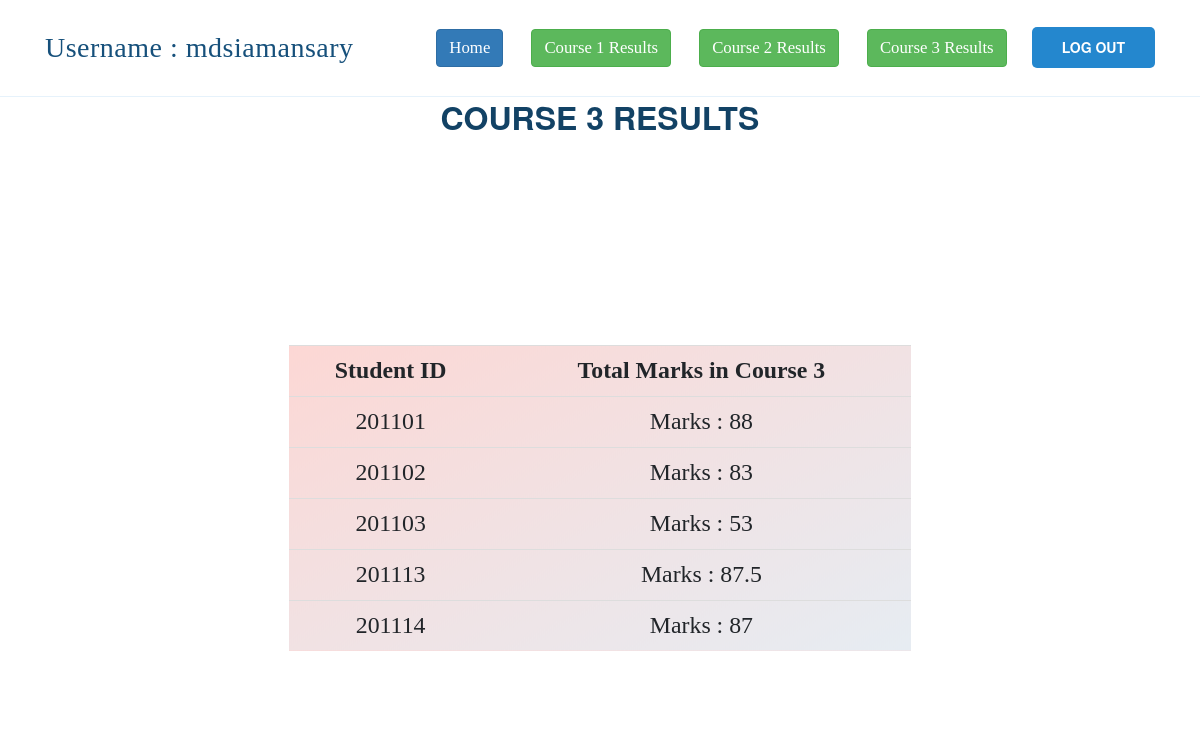
Screenshot of /coursethreeresults.php (signed in) with the database file from the repository.
### tables this page shows
CREATE TABLE `teachers_table` (
  `name` varchar(100) NOT NULL,
  `username` varchar(100) NOT NULL,
  `password` varchar(1000) NOT NULL,
  `email` varchar(100) NOT NULL
);

CREATE TABLE `marks_table` (
  `studentid` varchar(100) NOT NULL,
  `course1quizteacher1` varchar(100) NOT NULL,
  `course1finalteacher1` varchar(100) NOT NULL,
  `course1quizteacher2` varchar(100) NOT NULL,
  `course1finalteacher2` varchar(100) NOT NULL,
  `course2quizteacher1` varchar(100) NOT NULL,
  `course2finalteacher1` varchar(100) NOT NULL,
  `course2quizteacher2` varchar(100) NOT NULL,
  `course2finalteacher2` varchar(100) NOT NULL,
  `course3quizteacher1` varchar(100) NOT NULL,
  `course3finalteacher1` varchar(100) NOT NULL,
  `course3quizteacher2` varchar(100) NOT NULL,
  `course3finalteacher2` varchar(100) NOT NULL
);

### coursethreeresults.php (the view, shortened to what this page needs)
<?php
$user = $_SESSION['username'];
include_once('dbcon.php');
?>
<!DOCTYPE html>
<html lang="en">
<head>
  <link href="assets/vendor/bootstrap/css/bootstrap.min.css" rel="stylesheet">
  <link href="assets/vendor/icofont/icofont.min.css" rel="stylesheet">
  <link href="assets/vendor/boxicons/css/boxicons.min.css" rel="stylesheet">
  <link href="assets/vendor/remixicon/remixicon.css" rel="stylesheet">
  <link href="assets/vendor/venobox/venobox.css" rel="stylesheet">
  <link href="assets/vendor/owl.carousel/assets/owl.carousel.min.css" rel="stylesheet">
  <link href="assets/vendor/aos/aos.css" rel="stylesheet">
  <link href="assets/css/style.css" rel="stylesheet">
  <link href="//netdna.bootstrapcdn.com/bootstrap/3.0.0/css/bootstrap.min.css" rel="stylesheet" id="bootstrap-css">
</head>
<body>
  <header id="header" class="fixed-top">
    <div class="container d-flex align-items-center">
      <h1 style="font-family: LORA" class="logo mr-auto">
        <a href="home.php">
        <?php
          $con=mysqli_connect("127.0.0.1","root","","resultsubmissionfordualexaminar");
          $query="Select * from teachers_table where username='$user'";
          $result= mysqli_query($con,$query);
          while($row = mysqli_fetch_array($result))
          {
            echo "Username : ".$row["username"]."<br>";
          }
        ?>
        </a>
      </h1>
      <nav class="nav-menu d-none d-lg-block">
        <ul>
          <li><a id="navl1" href="home.php" class="btn btn-primary"
            style="font-family: Lora; font-size: 1.2em; color: white; font-style: bold">Home</a></li>
          <li><a id="navl2" href="courseoneresults.php" class="btn btn-success"
            style="font-family: Lora; font-size: 1.2em; color: white; font-style: bold">Course 1 Results</a></li>
          <li><a id="navl2" href="coursetworesults.php" class="btn btn-success"
            style="font-family: Lora; font-size: 1.2em; color: white; font-style: bold">Course 2 Results</a></li>
          <li><a id="navl2" href="coursethreeresults.php" class="btn btn-success"
            style="font-family: Lora; font-size: 1.2em; color: white; font-style: bold">Course 3 Results</a></li>
        </ul>
      </nav>
      <a id="logout" href="logout.php" class="get-started-btn scrollto">LOG OUT</a>
    </div>
  </header>
  <section id="intro" class="d-flex align-items-center">
    <div class="container position-relative" data-aos="fade-up" data-aos-delay="100">
      <div class="row justify-content-center">
        <div class="section-title">
          <h2 id="siteid">Course 3 Results</h2>
        </div>
      </div>
    </div>
  </section>
  <section id="pagebody" class="pagebody">
    <div class="container" data-aos="fade-up">
      <div class="section-title" style="width: 70%; margin-right: auto;margin-left: auto;">
        <?php
          $sql = "SELECT * FROM marks_table order by studentid";
          $result = mysqli_query($conn, $sql);
          if (mysqli_num_rows($result) > 0)
          {
            echo "<div class='container>'";
            echo "<html><body><table id='courseoneresults' align = 'center' class=\"table table-hover\" style='max-width: 80%;'>\n";
            echo "<tr>";
            echo "<th class=\"text-center\"> Student ID </th>";
            echo "<th class=\"text-center\"> Total Marks in Course 3 </th>";
            echo "</tr>";
            while($row = mysqli_fetch_assoc($result))
            {
                  $studentid_fromdb = $row['studentid'];
                  if(empty($row['course3quizteacher1']) || empty($row['course3quizteacher2']))
                  {
                    $msg = "Both teachers have not yet entered results";
                  }
                  else
                  {
                    $quizmarkteacher1_fromdb = (float)$row['course3quizteacher1'];
                    $quizmarkteacher2_fromdb = (float)$row['course3quizteacher2'];
                    $finalmarkteacher1_fromdb = (float)$row['course3finalteacher1'];
                    $finalmarkteacher2_fromdb = (float)$row['course3finalteacher2'];
                    $teacher1marks = $quizmarkteacher1_fromdb + $finalmarkteacher1_fromdb;
                    $teacher2marks = $quizmarkteacher2_fromdb + $finalmarkteacher2_fromdb;
                    if(abs($teacher1marks - $teacher2marks) > 20)
                    {
                      $msg = "Scripts should be rechecked.";
                    }
                    else
                    {
                      $studentmark = ($teacher2marks + $teacher1marks) / 2;
                      $msg = "Marks : " . $studentmark;
                    }
                  }
                  echo "<tr>";
                  echo "<td>". $studentid_fromdb . "</td>";
                  echo "<td>". $msg ."</td>";
                  echo "</tr>";
            }
          }
          echo "\n</table></body></html>";
        ?>
</body>
</html>

### assets/css/style.css (style rules this page uses)
body { font-family: "Open Sans", sans-serif; color: #444444; }
a { color: #2487ce; }
h1, h2, h3, h4, h5, h6 { font-family: "Raleway", sans-serif; }
#header { transition: all 0.5s; background: #fff; z-index: 997; padding: 15px 0; border-bottom: 1px solid #e6f2fb; }
#header .logo { font-size: 28px; margin: 0; padding: 0; line-height: 1; font-weight: 300; letter-spacing: 0.5px; font-family: "Poppins", sans-serif; }
#header .logo a { color: #16507b; }
.nav-menu ul { margin: 0; padding: 0; list-style: none; }
.nav-menu > ul { display: flex; }
.nav-menu > ul > li { position: relative; white-space: nowrap; padding: 14px 0 14px 28px; }
.nav-menu a { display: block; position: relative; color: #124265; transition: 0.3s; font-size: 14px; font-family: "Open Sans", sans-serif; }
.get-started-btn { margin-left: 25px; background: #2487ce; color: #fff; border-radius: 5px; padding: 10px 30px 11px 30px; white-space: nowrap; transition: 0.3s; font-size: 14px; font-weight: 600; display: inline-block; }
.mobile-nav { position: fixed; top: 55px; right: 15px; bottom: 15px; left: 15px; z-index: 9999; overflow-y: auto; background: #fff; transition: ease-in-out 0.2s; opacity: 0; visibility: hidden; border-radius: 10px; padding: 10px 0; }
.mobile-nav * { margin: 0; padding: 0; list-style: none; }
.mobile-nav a { display: block; position: relative; color: #124265; padding: 10px 20px; font-weight: 500; outline: none; }
section { padding: 80px 0; }
.section-title { text-align: center; padding-bottom: 30px; }
.section-title h2 { font-size: 32px; font-weight: bold; text-transform: uppercase; margin-bottom: 20px; padding-bottom: 0; color: #124265; }

### coursethreeresults.php (style rules this page uses)
table { background-image: linear-gradient(to bottom right, rgb(252, 215, 212), rgb(230, 236, 242)); border: none; align-self: center; font-family: lora; font-size: 1.7em; text-align: center; }

### rows the page displays
teachers_table: username "mdsiamansary"
marks_table: studentid "201101", msg "Marks : 88"
marks_table: studentid "201102", msg "Marks : 83"
marks_table: studentid "201103", msg "Marks : 53"
marks_table: studentid "201113", msg "Marks : 87.5"
marks_table: studentid "201114", msg "Marks : 87"
